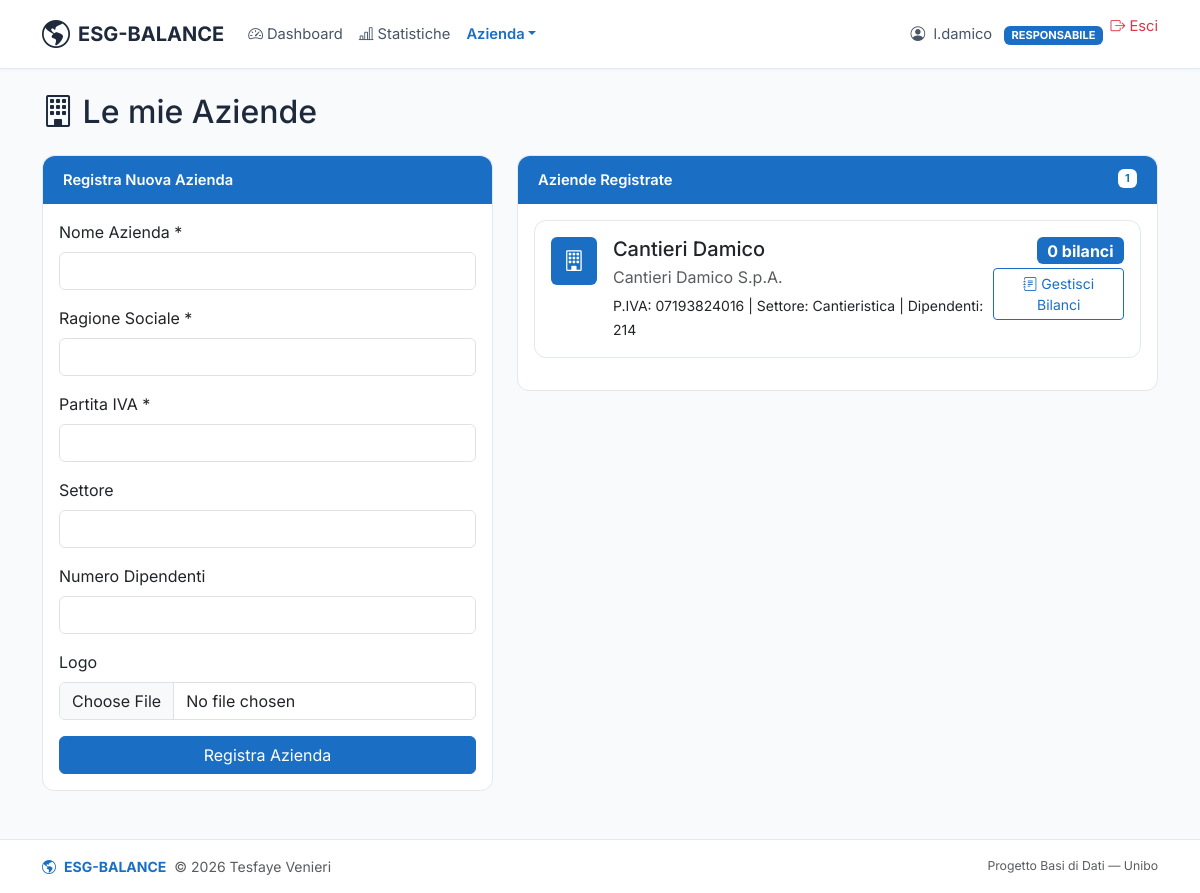
Page /pages/responsabile/aziende.php (signed in) on the committed database.
### tables this page shows
CREATE TABLE aziende (
    id                      INT             NOT NULL AUTO_INCREMENT,
    nome                    VARCHAR(150)    NOT NULL,
    ragione_sociale         VARCHAR(200)    NOT NULL,
    partita_iva             VARCHAR(11)     NOT NULL,
    settore                 VARCHAR(100)    DEFAULT NULL,
    num_dipendenti          INT             DEFAULT NULL,
    logo                    VARCHAR(255)    DEFAULT NULL,
    nr_bilanci              INT             DEFAULT 0,
    username_responsabile   VARCHAR(50)     NOT NULL,
    PRIMARY KEY (id),
    UNIQUE KEY (ragione_sociale),
    UNIQUE KEY (partita_iva),
    FOREIGN KEY (username_responsabile) REFERENCES responsabili(username) ON DELETE CASCADE
);

### includes/db.php (called while the page is built, shortened)
<?php
function query(string $sql, array $params = []): array
{
    $pdo = getDBConnection();
    $stmt = $pdo->prepare($sql);
    $stmt->execute($params);
    return $stmt->fetchAll();
}

### pages/responsabile/aziende.php (the view, shortened to what this page needs)
<?php
require_once __DIR__ . '/../../includes/db.php';
$username = currentUser();
$aziende = query(
    "SELECT * FROM aziende WHERE username_responsabile = ? ORDER BY nome",
    [$username]
);
require_once __DIR__ . '/../../includes/header.php';
?>
<h2 class="mb-4"><i class="bi bi-building"></i> Le mie Aziende</h2>
<div class="row g-4">
    <div class="col-md-5">
        <div class="card">
            <div class="card-header bg-accent text-white">Registra Nuova Azienda</div>
            <div class="card-body">
                <form method="POST" enctype="multipart/form-data">
                    <div class="mb-3">
                        <label for="nome" class="form-label">Nome Azienda *</label>
                        <input type="text" class="form-control" id="nome" name="nome" required>
                    </div>
                    <div class="mb-3">
                        <label for="ragione_sociale" class="form-label">Ragione Sociale *</label>
                        <input type="text" class="form-control" id="ragione_sociale" name="ragione_sociale" required>
                    </div>
                    <div class="mb-3">
                        <label for="partita_iva" class="form-label">Partita IVA *</label>
                        <input type="text" class="form-control" id="partita_iva" name="partita_iva" maxlength="11" required>
                    </div>
                    <div class="mb-3">
                        <label for="settore" class="form-label">Settore</label>
                        <input type="text" class="form-control" id="settore" name="settore">
                    </div>
                    <div class="mb-3">
                        <label for="num_dipendenti" class="form-label">Numero Dipendenti</label>
                        <input type="number" class="form-control" id="num_dipendenti" name="num_dipendenti" min="0">
                    </div>
                    <div class="mb-3">
                        <label for="logo" class="form-label">Logo</label>
                        <input type="file" class="form-control" id="logo" name="logo" accept="image/*">
                    </div>
                    <button type="submit" class="btn btn-accent w-100">Registra Azienda</button>
                </form>
            </div>
        </div>
    </div>
    <div class="col-md-7">
        <div class="card">
            <div class="card-header bg-accent text-white">
                Aziende Registrate
                <span class="badge bg-white text-accent float-end"><?php echo count($aziende); ?></span>
            </div>
            <div class="card-body">
                <?php if (empty($aziende)): ?>
                    <p class="text-muted">Nessuna azienda registrata.</p>
                <?php else: ?>
                    <?php foreach ($aziende as $a): ?>
                        <div class="card mb-3">
                            <div class="card-body">
                                <div class="d-flex justify-content-between align-items-start">
                                    <div class="d-flex gap-3 align-items-start">
                                        <?php if ($a['logo']): ?>
                                            <img src="<?php echo $base_url; ?>/<?php echo htmlspecialchars($a['logo']); ?>"
                                                alt="Logo" class="rounded" style="width:48px;height:48px;object-fit:cover;">
                                        <?php else: ?>
                                            <span class="d-inline-block bg-accent rounded text-white text-center" style="width:48px;height:48px;line-height:48px;font-size:1.3rem;">
                                                <i class="bi bi-building"></i>
                                            </span>
                                        <?php endif; ?>
                                        <div>
                                            <h5 class="mb-1"><?php echo htmlspecialchars($a['nome']); ?></h5>
                                            <p class="text-muted mb-1"><?php echo htmlspecialchars($a['ragione_sociale']); ?></p>
                                            <small>
                                                P.IVA: <?php echo htmlspecialchars($a['partita_iva']); ?>
                                                <?php if ($a['settore']): ?> | Settore: <?php echo htmlspecialchars($a['settore']); ?><?php endif; ?>
                                                <?php if ($a['num_dipendenti']): ?> | Dipendenti: <?php echo $a['num_dipendenti']; ?><?php endif; ?>
                                            </small>
                                        </div>
                                    </div>
                                    <div class="text-end">
                                        <span class="badge bg-accent fs-6"><?php echo $a['nr_bilanci']; ?> bilanci</span>
                                        <br>
                                        <a href="bilancio.php?azienda=<?php echo $a['id']; ?>" class="btn btn-sm btn-outline-accent mt-1"><i class="bi bi-journal-text me-1"></i>Gestisci Bilanci</a>
                                    </div>
                                </div>
                            </div>
                        </div>
                    <?php endforeach; ?>
                <?php endif; ?>
            </div>
        </div>
    </div>
</div>
<?php require_once __DIR__ . '/../../includes/footer.php'; ?>

### assets/css/style.css (style rules this page uses)
body { font-family: 'Inter', sans-serif; min-height: 100vh; display: flex; flex-direction: column; background-color: #f8fafc; color: #1e293b; }
.bg-accent { background-color: #1a6fc4 !important; }
.text-accent { color: #1a6fc4 !important; }
.btn-accent { background-color: #1a6fc4; color: #fff; border: 1px solid #1a6fc4; }
.btn-outline-accent { color: #1a6fc4; border: 1px solid #1a6fc4; background-color: transparent; }
.card { border: 1px solid #e2e8f0; border-radius: 0.75rem; margin-bottom: 1.5rem; }
.card-header { border-radius: 0.75rem 0.75rem 0 0 !important; font-weight: 600; font-size: 0.92rem; padding: 0.8rem 1.25rem; border-bottom: 1px solid #e2e8f0; background-color: #f8fafc; }
.card-header.bg-accent { background-color: #1a6fc4 !important; color: #fff; border-bottom: none; }

### rows in the picture
aziende: nome "Cantieri Damico", ragione_sociale "Cantieri Damico S.p.A.", partita_iva "07193824016", settore "Cantieristica", num_dipendenti "214", nr_bilanci "0"

### other values in the picture
$current_user "l.damico"
$current_role "RESPONSABILE"
count($aziende) "1"
